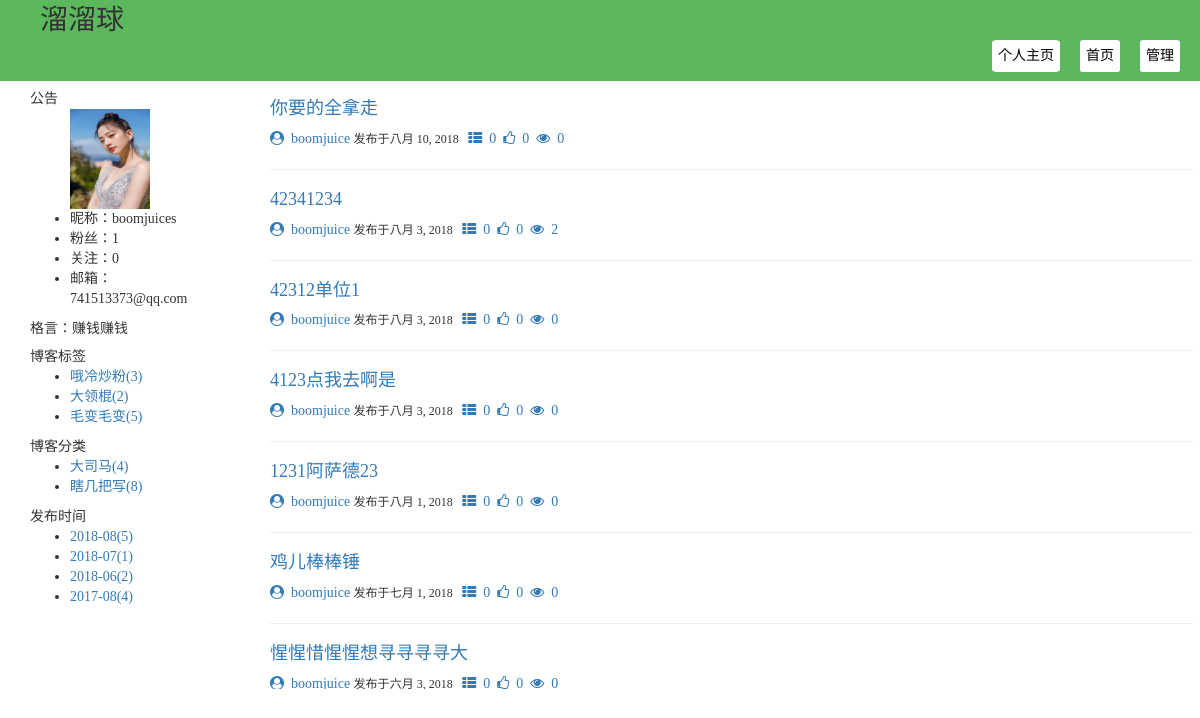
/boomjuice, run on the app's committed database.
### repository/models.py (models this page shows, shortened)
class PersonalBlog(models.Model):
    title = models.CharField(max_length=32, verbose_name='博客标题')
    site = models.CharField(max_length=32, verbose_name='博客后缀', unique=True)
    theme = models.CharField(max_length=32, verbose_name='博客主题')
    summary = models.CharField(max_length=128, verbose_name='基本介绍')
    pb = models.OneToOneField('User', related_name='pb')
    class Meta:
        db_table = 'PersonalBlog'
        verbose_name_plural = '个人博客'

class User(models.Model):
    username = models.CharField(max_length=20, verbose_name='用户名', unique=True)
    nickname = models.CharField(verbose_name='昵称', max_length=32, null=True, blank=True)
    pwd = models.CharField(max_length=32, verbose_name='密码')
    email = models.EmailField(verbose_name='邮箱', unique=True)
    img = models.ImageField(verbose_name='头像', upload_to='static/user_img', null=True)
    fans = models.ManyToManyField(to='User',
                                  through='UserFans',
                                  related_name='f',
                                  through_fields=('user', 'follower'),
                                  verbose_name='粉丝')
    class Meta:
        db_table = 'User'
        verbose_name_plural = '用户信息'

class ArticleTag(models.Model):
    tag = models.CharField(max_length=32, verbose_name='文章标签')
    blog = models.ForeignKey('PersonalBlog', on_delete=models.CASCADE, verbose_name='所属博客')
    class Meta:
        db_table = 'ArticleTag'
        verbose_name_plural = '文章标签'

class ArticleClassify(models.Model):
    classify = models.CharField(max_length=32, verbose_name='文章分类')
    blog = models.ForeignKey('PersonalBlog', on_delete=models.CASCADE, verbose_name='所属博客')
    class Meta:
        db_table = 'ArticleClassify'
        verbose_name_plural = '文章分类'

class BlogArticle(models.Model):
    title = models.CharField(max_length=128, verbose_name='文章标题')
    summary = models.CharField(max_length=255, verbose_name='文章简介')
    read_count = models.IntegerField(default=0)
    comment_count = models.IntegerField(default=0)
    up_count = models.IntegerField(default=0)
    down_count = models.IntegerField(default=0)
    add_date = models.DateTimeField('保存日期', default=timezone.now)
    mod_date = models.DateTimeField('最后修改日期', auto_now=True)
    blog = models.ForeignKey('PersonalBlog', verbose_name='所属博客')
    classify = models.ForeignKey('ArticleClassify', verbose_name='个人分类', null=True)
    tags = models.ManyToManyField(to="ArticleTag",
                                  through='TagsToArticle',
                                  through_fields=('article', 'tag'),
                                  verbose_name='文章标签')
    type_choices = [
        (1, 'Python'),
        (2, 'Linux'),
        (3, ' OpenStack'),
        (4, ' GoLang'),
    ]
    article_type_id = models.IntegerField(choices=type_choices, default=None, verbose_name='文章种类')
    class Meta:
        db_table = 'BlogArticle'
        verbose_name_plural = '博客文章'

### web/view/views.py (the view)
# urls.py: url(r'^(?P<site>\w+)$', vs.home, name='home'),
def home(request, *args, **kwargs):
    site = kwargs['site']
    blog = PersonalBlog.objects.filter(site=site).first()
    if not blog:
        return redirect('/')
    bid = PersonalBlog.objects.filter(site=site).values('id').first()
    bid = bid['id']
    tags = ArticleTag.objects.filter(blog_id=bid).all()
    classifies = ArticleClassify.objects.filter(blog_id=bid).all()
    ctime = BlogArticle.objects.raw(
        'select id, count(id) as num,strftime("%%Y-%%m",add_date) as ctime from BlogArticle where blog_id=%s group by strftime("%%Y-%%m",add_date) order by strftime("%%Y-%%m",add_date) desc  ',
        [bid])
    article_list = BlogArticle.objects.filter(blog_id=bid).order_by('-add_date').all()
    context = {
        'blog': blog,
        'tags': tags,
        'classifies': classifies,
        'ctime': ctime,
        'article_list': article_list
    }
    return render(request, 'home/home_article_list.html', context=context)

### templates/home/home_article_list.html (shortened to what this page needs)
{% extends 'home/home.html' %}
{% block content %}
    <div class="article-list">
        {% for article in article_list %}
            <div class="article-list">
                <a href="/{{ article.blog.site }}/{{ article.id }}"  class="bid">
                    <h4>{{ article.title }}</h4>
                </a>
                <div class="create-info">
                    <a><i class="fa fa-user-circle">&nbsp;&nbsp;</i>{{ article.blog.pb.username }}</a>
                    <span style="font-size: 12px">发布于{{ article.add_date| date }}&nbsp;&nbsp;</span>
                    <a><i class="fa fa-th-list">&nbsp;&nbsp;</i>{{ article.articlecomment_set.count }}&nbsp;</a>
                    <a><i class="fa fa-thumbs-o-up">&nbsp;&nbsp;</i>{{ article.up_count }}&nbsp;</a>
                    <a href=""><i class="fa fa-eye">&nbsp;&nbsp;</i>{{ article.read_count }}</a>
                    <hr>
                </div>
            </div>
        {% endfor %}
    </div>
{% endblock %}

### templates/home/home.html (shortened to what this page needs)
<!DOCTYPE html>
<html lang="en">
<head>
    <link rel="stylesheet" href="/static/bootstrap/css/bootstrap.css">
    <link rel="stylesheet" href="/static/fa/css/font-awesome.css">
    <link rel="stylesheet" href="/static/css/theme/{{ blog.theme }}.css">
</head>
<body>
<div class="top-box">
    <div class="title">{{ blog.title }}</div>
    <div class="menu-list">
        <a class='menu-item' href="/backend/index">管理</a>
        <a class='menu-item' href="/">首页</a>
        <a class='menu-item' href="/{{ blog.site }}">个人主页</a>
    </div>
</div>
<div class="body">
    <div class="blog-body">
        <div class="blog-help">
            <div class="user-info">
                <div class="notice">公告</div>
                 <ul class="notice-list">
                     <img src="/{{ blog.pb.img }}/" alt="">
                     <li>昵称：{{ blog.pb.nickname }}</li>
                     <li>粉丝：{{ blog.pb.fans.count }}</li>
                     <li>关注：{{ blog.pb.f.count }}</li>
                     <li>邮箱：{{ blog.pb.email }}</li>
                 </ul>
                <div class="summary">格言：{{ blog.summary }}</div>
            </div>
            <div class="blog-tag">
                <div class="tag-name">博客标签</div>
                <ul class="tag">
                    {% for tag in tags %}
                        <li><a href="/{{ blog.site }}/tag/{{ tag.id }}">{{ tag.tag }}({{ tag.blogarticle_set.count }})</a></li>
                    {% endfor %}
                </ul>
            </div>
            <div class="blog-classify">
                <div class="classify-name">博客分类</div>
                <ul class="classify">
                    {% for classify in classifies %}
                    <li><a href="/{{ blog.site }}/classify/{{ classify.id }}">{{ classify.classify }}({{ classify.blogarticle_set.count }})</a></li>
                    {% endfor %}
                </ul>
            </div>
            <div class="blog-date">
                <div class="date-name">发布时间</div>
                <ul class="date">
                    {% for time in ctime %}
                    <li><a href="/{{ blog.site }}/date/{{ time.ctime }}">{{ time.ctime }}({{ time.num }})</a></li>
                    {% endfor %}
                </ul>
            </div>
        </div>
        <div class="blog-content">
            {% block content %}
            {% endblock %}
        </div>
    </div>
</div>
</body>
</html>

### static/css/theme/default.css (style rules this page uses)
body { font-family: Times New Roman, 宋体; }
.top-box { height: 81px; width: 100%; background: #5cb85c; }
.title { font-size: 28px; margin-left: 40px; }
.menu-item { float: right; margin-right: 20px; text-decoration: none; background: white; padding: 5px; border: 1px solid white; border-radius: 8%; color: black; }
.blog-body { width: 95%; margin: 8px auto; position: relative; }
.blog-help { width: 15%; display: inline-block; position: absolute; }
.notice-list img { height: 100px; width: 80px; }
.blog-tag { margin-top: 8px; }
.blog-content { position: absolute; display: inline-block; left: 240px; width: 81%; overflow-y: auto; height: 600px; }
.create-info a { text-decoration: none; }

### data on the page
PersonalBlog: title "溜溜球", pb.img (picture), pb.nickname "boomjuices", pb.fans.count "1", pb.f.count "0", pb.email "741513373@qq.com", summary "赚钱赚钱"
ArticleTag: tag "哦冷炒粉", blogarticle_set.count "3"
ArticleTag: tag "大领棍", blogarticle_set.count "2"
ArticleTag: tag "毛变毛变", blogarticle_set.count "5"
ArticleClassify: classify "大司马", blogarticle_set.count "4"
ArticleClassify: classify "瞎几把写", blogarticle_set.count "8"
BlogArticle: ctime "2018-08", num "5", title "42341234", blog.pb.username "boomjuice", add_date "八月 3, 2018", articlecomment_set.count "0", up_count "0", read_count "2"
BlogArticle: ctime "2018-07", num "1", title "鸡儿棒棒锤", blog.pb.username "boomjuice", add_date "七月 1, 2018", articlecomment_set.count "0", up_count "0", read_count "0"
BlogArticle: ctime "2018-06", num "2"
BlogArticle: ctime "2017-08", num "4"
BlogArticle: title "你要的全拿走", blog.pb.username "boomjuice", add_date "八月 10, 2018", articlecomment_set.count "0", up_count "0", read_count "0"
BlogArticle: title "42312单位1", blog.pb.username "boomjuice", add_date "八月 3, 2018", articlecomment_set.count "0", up_count "0", read_count "0"
BlogArticle: title "4123点我去啊是", blog.pb.username "boomjuice", add_date "八月 3, 2018", articlecomment_set.count "0", up_count "0", read_count "0"
BlogArticle: title "1231阿萨德23", blog.pb.username "boomjuice", add_date "八月 1, 2018", articlecomment_set.count "0", up_count "0", read_count "0"
BlogArticle: title "惺惺惜惺惺想寻寻寻寻大", blog.pb.username "boomjuice", add_date "六月 3, 2018", articlecomment_set.count "0", up_count "0", read_count "0"
